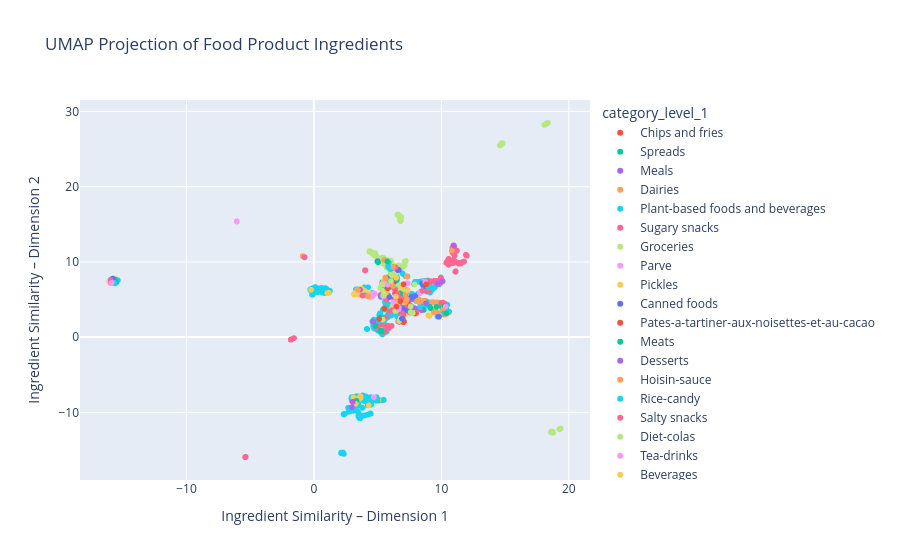

Here is the notebook cell this chart was saved with:
### Code cell
import plotly.express as px

fig = px.scatter(
    df_vis, 
    x='x', 
    y='y', 
    color='category_level_1',
    hover_data=['product_name', 'ingredients'],  
    title="UMAP Projection of Food Product Ingredients",
    color_discrete_map={'Unknown': 'blue'}
)

# Update layout to set axis titles
fig.update_layout(
    xaxis_title='Ingredient Similarity – Dimension 1',
    yaxis_title='Ingredient Similarity – Dimension 2'
)

fig.show()
fig.write_html('/Users/krishvenigalla/Desktop/NutriWeb/NutriWeb/2D_UMAP_top10_categories.html')
fig.write_image("2D_UMAP_Clustering.png")
